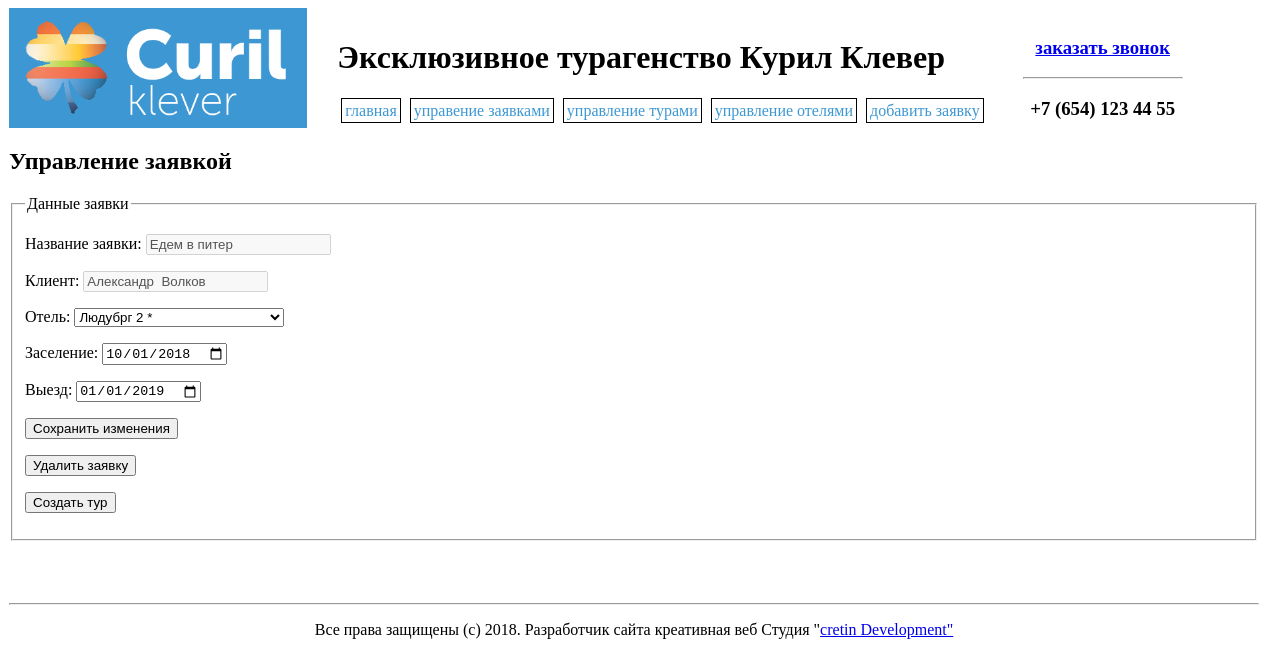
Screenshot of /controlorder.php?id=13 with the database file from the repository.
### tables this page shows
CREATE TABLE IF NOT EXISTS `orders` (
  `orderid` int(11) NOT NULL AUTO_INCREMENT,
  `OrderName` text NOT NULL,
  `order_registration_date` timestamp NOT NULL DEFAULT CURRENT_TIMESTAMP,
  `person_id` int(11) NOT NULL,
  `hotel_id` int(11) NOT NULL,
  `date_arrival` datetime NOT NULL DEFAULT '0000-00-00 00:00:00',
  `date_departure` datetime NOT NULL DEFAULT '0000-00-00 00:00:00',
  PRIMARY KEY (`orderid`),
  KEY `person_id` (`person_id`),
  KEY `hotel_id` (`hotel_id`),
  KEY `orderid` (`orderid`)
);

CREATE TABLE IF NOT EXISTS `clients` (
  `id` int(11) NOT NULL AUTO_INCREMENT,
  `first_name` varchar(20) NOT NULL,
  `second_name` varchar(20) NOT NULL,
  `age` int(11) NOT NULL,
  `sex` int(11) NOT NULL,
  `phone` text NOT NULL,
  `email` text NOT NULL,
  `passport_data` varchar(200) NOT NULL,
  PRIMARY KEY (`id`),
  UNIQUE KEY `id_2` (`id`),
  KEY `id` (`id`),
  KEY `id_3` (`id`)
);

### controlorder.php (the view, shortened to what this page needs)
<html>
	<head>
		<? require "head.php"; ?>
	</head>
	<body>
		<header>
			<?php
				require "header.php";
			?>
		</header>
        <div class="page">
        <?
        $order_id = -1;
        $OrderName = "";
        $hotelid = "";
        $date_arrival = "";
        $date_departure = "";
        if(isset($_GET["id"]))
        {
            $order_id = $_GET["id"];
            $link = mysqli_connect($host, $user, $password, $database)
            or die("Ошибка " . mysqli_error($link));
            $query ="SELECT
                orders.orderid AS order_id,
                clients.first_name AS person_first_name,
                clients.second_name AS person_second_name,
                hotels.name AS hotel_name,
                hotels.id AS hot_id,
                orders.order_registration_date AS order_date,
                OrderName,
                date_arrival,
                date_departure
                FROM orders
                    INNER JOIN clients
                        ON person_id = clients.id
                    INNER JOIN hotels
                        ON hotel_id = hotels.id
                WHERE
                    orders.orderid=".$order_id;
            $result = mysqli_query($link, $query) or die("Ошибка " . mysqli_error($link));
            $result = mysqli_fetch_assoc($result);
            if(count($result))
            {
                $OrderName = $result["OrderName"];
                $clientFIO =$result["person_first_name"].' '.$result["person_second_name"];
                $hotelid = $result["hot_id"];
                $date_arrival = date("Y-m-d", strtotime($result["date_arrival"]));
                $date_departure = date("Y-m-d", strtotime($result["date_departure"]));
            }
        }
        ?>
        <div class="page">
            <H2>Управление заявкой</H2>
                <fieldset>
                    <legend>Данные заявки</legend>
                    <form action="controlorder.php?id=<?echo $order_id?>" method="post" name="editorderform">
                    <p><label> Название заявки: <input name="OrderName" type="text" value="<?echo $OrderName;?>" disabled></label></p>
                    <p><label> Клиент:  <input name="clientFIO" type="text" value="<?echo $clientFIO;?>" disabled></label></p>
                    <p><label> Отель:  <select name="hotelid">
                        <?
                        $link = mysqli_connect($host, $user, $password, $database)
                        or die("Ошибка " . mysqli_error($link));
                        $query ="SELECT * FROM hotels";
                        $result = mysqli_query($link, $query) or die("Ошибка " . mysqli_error($link));
                        while($hotel = mysqli_fetch_array($result))
                        {
                            ?>
                            <option value="<?echo $hotel['id'];?>" <?if($hotel['id'] == $hotelid) echo "selected";?>  ><?echo $hotel['name'].' '.$hotel['stars_rate'].' *';?></option>
                            <?
                        }
                        ?>
                    </select></label></p>
                    <p><label> Заселение: <input type="date" name="date_arrival" value="<?echo $date_arrival;?>"></label></p>
                    <p><label> Выезд: <input type="date" name="date_departure" value="<?echo $date_departure;?>"></label></p>
                    <p><input name="save" type="submit" value="Сохранить изменения"></p>
                    <p><input name="remove" type="submit" value="Удалить заявку"></p>
                </form>
                <form  action="createtour.php?orderid=<?echo $order_id?>" method="post" name="createtourform">
                    <p><input name="createtour" type="submit" value="Создать тур"></p>
                </form>
            </fieldset>
        </div>
        <footer>
			<?php
				require "footer.php";
			?>
		</footer>
	</body>
</html>

### style.css (style rules this page uses)
.page { width:1250px; margin:0 auto; }

### rows the page displays
orders: OrderName "Едем в питер", clientFIO "Александр Волков", date_arrival "10/01/2018", date_departure "01/01/2019"

### other values shown
form field hotelid "Людубрг 2 *"
